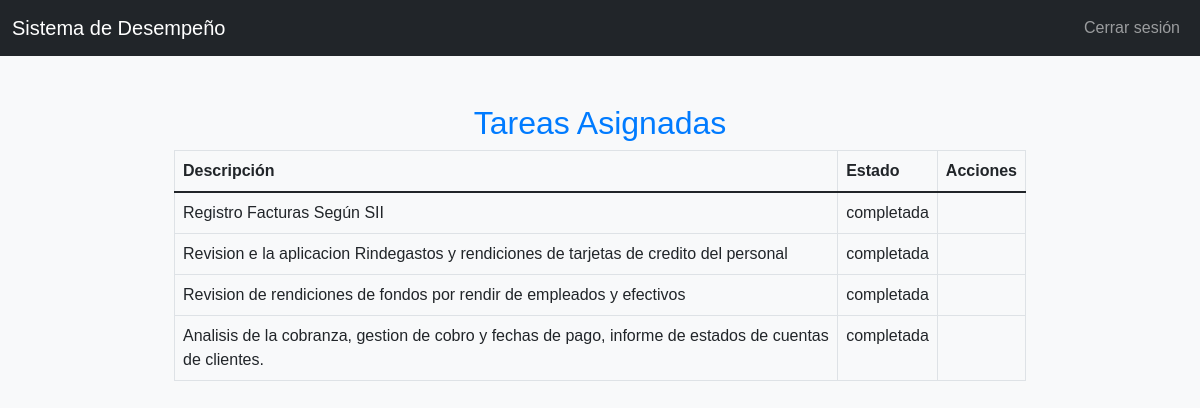
The app's page /core/tareas_empleado/ (signed in) with its own data.
### core/models.py (models this page shows, shortened)
class Tarea(models.Model):
    nombre = models.CharField(max_length=100)
    descripcion = models.TextField()
    fecha_creacion = models.DateTimeField(auto_now_add=True)
    tarea_predefinida = models.ForeignKey(TareaPredefinida, on_delete=models.CASCADE)
    usuario = models.ForeignKey(Usuario, on_delete=models.CASCADE)
    estado = models.CharField(max_length=20, default='pendiente')

class TareaPredefinida(models.Model):
    nombre = models.CharField(max_length=100)
    descripcion = models.TextField()
    periodicidad = models.CharField(max_length=20, choices=[('diario', 'Diario'), ('semanal', 'Semanal'), ('mensual', 'Mensual')])

### core/views.py (the view)
# urls.py: path('tareas_empleado/', tareas_empleado, name='tareas_empleado'),  # Ver tareas asignadas al empleado
@login_required
def tareas_empleado(request):
    tareas = Tarea.objects.filter(usuario=request.user)  # Filtra las tareas del usuario actual
    return render(request, 'core/tareas_empleado.html', {'tareas': tareas})

### core/templates/core/tareas_empleado.html (shortened to what this page needs)
{% extends "core/base.html" %}
{% block content %}
<div class="container mt-5">
    <h2 class="text-center">Tareas Asignadas</h2>
    <table class="table table-bordered">
        <thead class="thead-dark">
            <tr>
                <th>Descripción</th>
                <th>Estado</th>
                <th>Acciones</th>
            </tr>
        </thead>
        <tbody>
            {% for tarea in tareas %}
            <tr>
                <td>{{ tarea.tarea_predefinida.descripcion }}</td>
                <td>{{ tarea.estado }}</td>
                <td>
                </td>
            </tr>
            {% endfor %}
        </tbody>
    </table>
</div>
{% endblock %}

### static/css/style.css (style rules this page uses)
body { background-color: #f8f9fa; font-family: Arial, sans-serif; }
h2, h1 { color: #007bff; }
.container { max-width: 900px; margin-top: 40px; }

### records on screen
Tarea: tarea_predefinida.descripcion "Registro Facturas Según SII", estado "completada"
Tarea: tarea_predefinida.descripcion "Revision e la aplicacion Rindegastos y rendiciones de tarjetas de credito del personal", estado "completada"
Tarea: tarea_predefinida.descripcion "Revision de rendiciones de fondos por rendir de empleados y efectivos", estado "completada"
Tarea: tarea_predefinida.descripcion "Analisis de la cobranza, gestion de cobro y fechas de pago, informe de estados de cuentas de clientes.", estado "completada"
